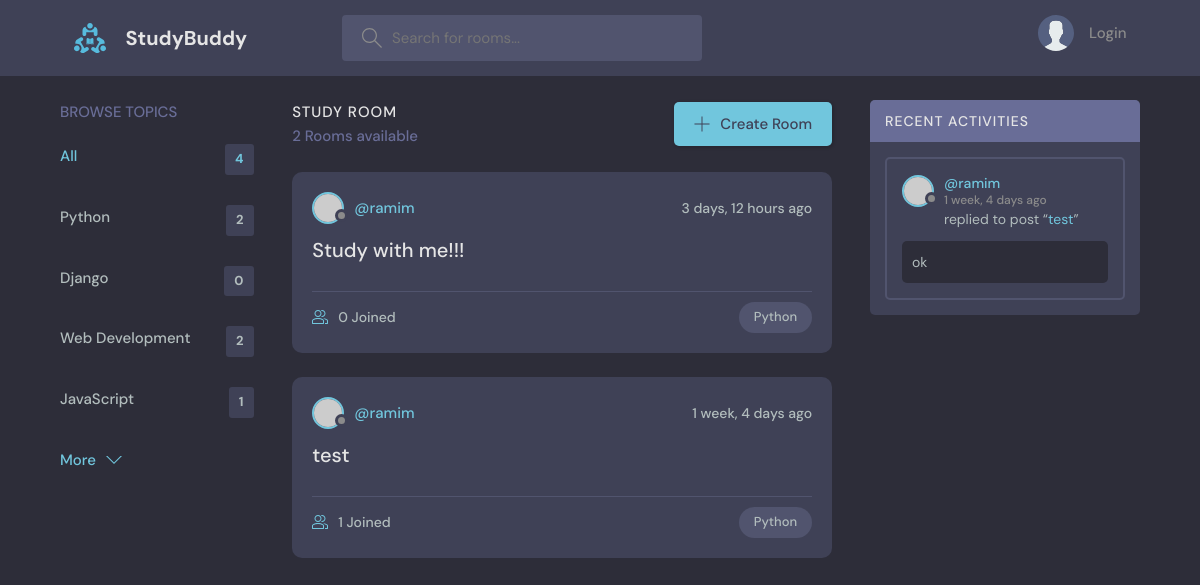
Page /?q=Python on the earlier database version.
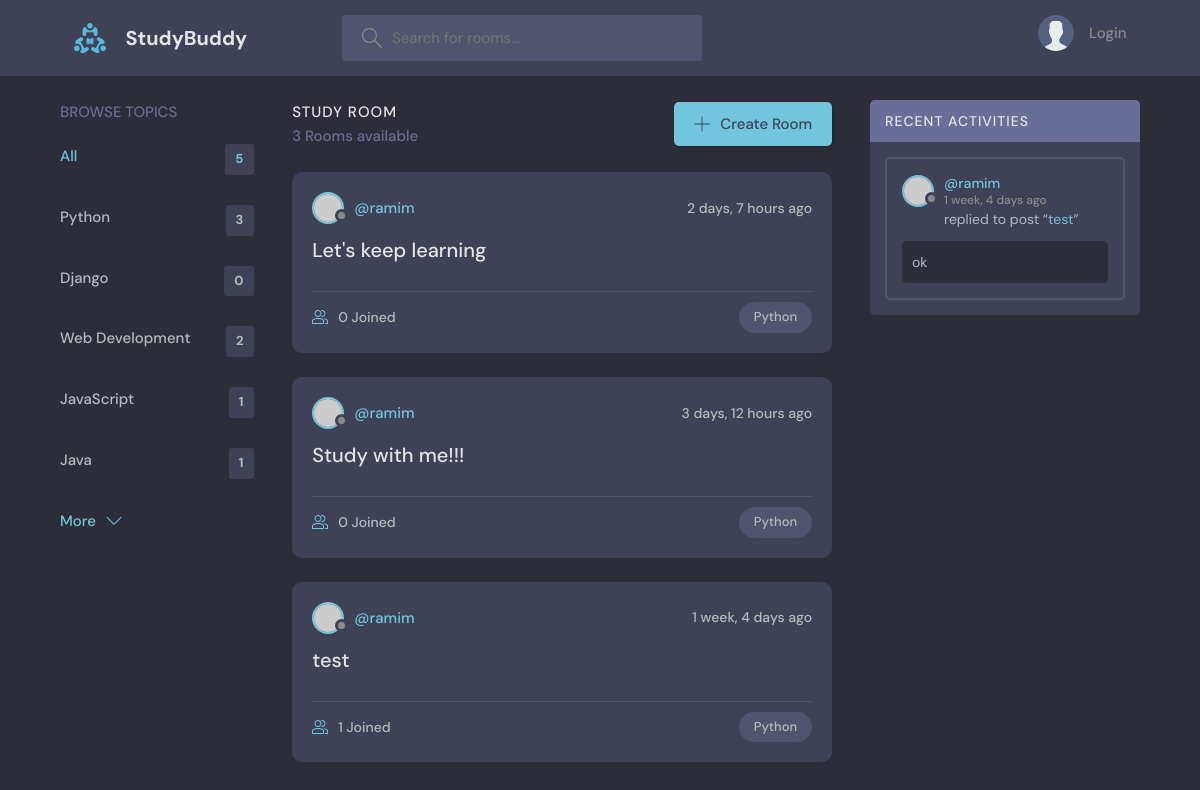
Same page on the later database version.
### base/models.py (models this page shows, shortened)
class Topic(models.Model):
  name = models.CharField(max_length=200)

class Room(models.Model):
  host = models.ForeignKey(User, on_delete=models.SET_NULL, null=True)
  topic = models.ForeignKey(Topic, on_delete=models.SET_NULL, null=True)#if the topic parent class is deleted the room child model is not deleted null = True allowed in the database
  name = models.CharField(max_length=200)
  description = models.TextField(null=True, blank=True) #it can be blank by null=True, blank=True means the submitted form can also be true
  participants = models.ManyToManyField(User, related_name='participants', blank=True)
  updated = models.DateTimeField(auto_now=True) #takes the time when every time the save method is called
  created = models.DateTimeField(auto_now_add=True) #only take the time when we first save or create this instance(initial time)
  class Meta:
    ordering = ['-updated', '-created']
  def __str__(self):
    return self.name #it will return the name of the class in the admin panel

class Message(models.Model):
    user = models.ForeignKey(User, on_delete=models.CASCADE) #the User model is defined in default
    room = models.ForeignKey(Room, on_delete=models.CASCADE)#(parent name(Room) many to one relationship, value when the parent model(Room) is deleted the child model(Message) is also deleted)
    body = models.TextField()
    update = models.DateTimeField(auto_now=True)
    created = models.DateTimeField(auto_now_add=True)
    class Meta:
        ordering = ['-created']

### base/views.py (the view)
# urls.py: path('', views.home, name="home"),
def home(request):
  q = request.GET.get('q') if request.GET.get('q') != None else ''
  rooms = Room.objects.filter(
    Q(topic__name__icontains=q) |
    Q(name__icontains=q) |
    Q(description__icontains=q)
  )
  topics = Topic.objects.all()[0:5]
  room_count=rooms.count()
  room_messages = Message.objects.filter(Q(room__topic__name__icontains=q))
  context = {'rooms':rooms, 'topics':topics, 'room_count':room_count, 'room_messages':room_messages}
  return render(request, 'base/home.html', context)

### base/templates/base/home.html (shortened to what this page needs)
{% extends 'main.html' %}
{% block content %}
    <main class="layout layout--3">
      <div class="container">
        <div>{% include 'base/topics_component.html' %}</div>
        <div class="roomList">
          <div class="roomList__header">
            <div>
              <h2>Study Room</h2>
              <p>{{ room_count }} Rooms available</p>
            </div>
            <a class="btn btn--main" href="{% url 'create-room' %}">
              <svg version="1.1" xmlns="http://www.w3.org/2000/svg" width="32" height="32" viewBox="0 0 32 32">
                <title>add</title>
                <path
                  d="M16.943 0.943h-1.885v14.115h-14.115v1.885h14.115v14.115h1.885v-14.115h14.115v-1.885h-14.115v-14.115z"
                ></path>
              </svg>
              Create Room
            </a>
          </div>
          {% include 'base/feed_component.html' %}
        </div>
         {% include 'base/activity_component.html' %}
      </div>
    </main>
    {% endblock %}

### base/templates/base/topics_component.html
<div class="topics">
  <div class="topics__header">
    <h2>Browse Topics</h2>
  </div>
  <ul class="topics__list">
    <li>
      <a href="{% url 'home' %}" class="active" >All <span>{{topics.count}}</span></a>
    </li>
    {% for topic in topics %}
    <li>
      <a href="{% url 'home' %}?q={{topic.name}}">{{topic.name}} <span>{{topic.room_set.all.count}}</span></a>
    </li>
    {% endfor %}
  </ul>
  <a class="btn btn--link" href="{% url 'topics' %}">
    More
    <svg version="1.1" xmlns="http://www.w3.org/2000/svg" width="32" height="32" viewBox="0 0 32 32">
      <title>chevron-down</title>
      <path d="M16 21l-13-13h-3l16 16 16-16h-3l-13 13z"></path>
    </svg>
  </a>
</div>

### base/templates/base/feed_component.html (shortened to what this page needs)
{% for room in rooms %}
<div class="roomListRoom">
  <div class="roomListRoom__header">
    <a href="{% url 'user-profile' room.host.id %}" class="roomListRoom__author">
      <div class="avatar avatar--small">
        <img src="https://randomuser.me/api/portraits/women/11.jpg" />
      </div>
      <span>@{{room.host.username}}</span>
    </a>
    <div class="roomListRoom__actions">
      <span>{{room.created|timesince}} ago</span>
    </div>
  </div>
  <div class="roomListRoom__content">
    <a href="{% url 'room' room.id %}">{{room.name}}</a>
  </div>
  <div class="roomListRoom__meta">
    <a href="{% url 'room' room.id %}" class="roomListRoom__joined">
      {{room.participants.all.count}} Joined
    </a>
    <p class="roomListRoom__topic">{{room.topic.name}}</p>
  </div>
</div>
{% endfor %}

### base/templates/base/activity_component.html (shortened to what this page needs)
<div class="activities">
  <div class="activities__header">
    <h2>Recent Activities</h2>
  </div>
  {% for message in room_messages %}
  <div class="activities__box">
    <div class="activities__boxHeader roomListRoom__header">
      <a href="{% url 'user-profile' message.user.id %}" class="roomListRoom__author">
        <div class="avatar avatar--small">
          <img src="https://randomuser.me/api/portraits/women/11.jpg" />
        </div>
        <p>
          @{{message.user}}
          <span>{{message.created|timesince}} ago</span>
        </p>
      </a>
    </div>
    <div class="activities__boxContent">
      <p>replied to post “<a href="{% url 'room' message.room.id %}">{{message.room}}</a>”</p>
      <div class="activities__boxRoomContent">
      {{message.body}}
      </div>
    </div>
  </div>
  {% endfor %}
</div>

Differences in the rows shown:
computed for Topic "Python": room_set.all.count "2" → "3"
added Topic: name "Java", room_set.all.count "1"
added Room: host.username "ramim", created "2 days, 7 hours", name "Let's keep learning", participants.all.count "0", topic.name "Python"
Other differences:
{{ topics.count }}: "4" → "5"
{{ room_count }}: "2" → "3"
